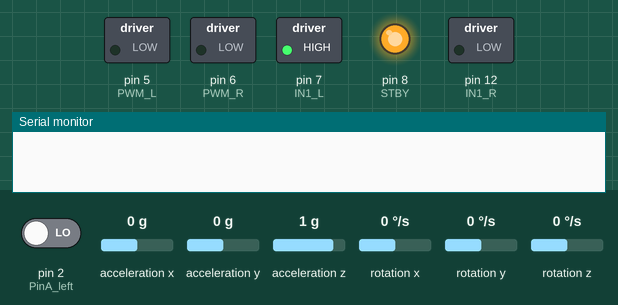
A sketch run on a simulated Arduino Uno, built with avr-gcc and run on an emulated ATmega328P. Parts: switched loads named in the sketch (green lamp = pin HIGH), output pins drawn as LEDs (lit = HIGH), the last lines printed to the serial monitor. The test bench sets the inputs (shaded band); at power-on: pin 2 (PinA_left) LOW, acceleration x 0 g, acceleration y 0 g, acceleration z 1 g, rotation x 0 °/s, rotation y 0 °/s, rotation z 0 °/s.

Above: at 0.1 s.
At 3.2 s:
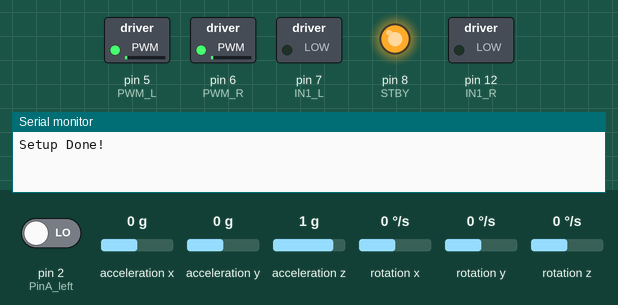
Timing chart, 0 to 4.7 s (numbered marks = the images above):
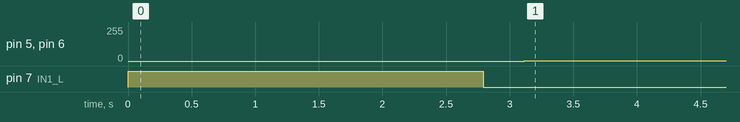

The sketch:

base_lab2.ino
```cpp
/* Include necessary header files */
#include <Wire.h>
#include <MsTimer2.h>
#include "I2Cdev.h"
#include "MPU6050.h"
#include <math.h>

#include <SoftwareSerial.h>
SoftwareSerial BTserial(10, 13); // RX | TX
// Connect the HC-06 TX to the Arduino RX on pin 10.
// Connect the HC-06 RX to the Arduino TX on pin 13.

/* TB6612FNG motor driver signal pins */
#define IN1_L 7
#define IN1_R 12
#define PWM_L 5
#define PWM_R 6
#define STBY 8

/* Encoder count signal pins */
#define PinA_left 2
#define PinA_right 4

/* Sensor Reading Variables */
MPU6050 mpu; //Instantiate a MPU6050 object with the object name MPU.
int16_t ax, ay, az, gx, gy, gz; // Variables for IMU readings
volatile long right_encoder = 0;
volatile long left_encoder = 0;
/*
 The volatile long type is used to ensure that the value is valid when the external
 interrupt pulse count value is used in other functions
 */
float num_of_encoder_counts_per_rev = 780.0;
float thousand_by_num_of_encoder_counts_per_rev = 1000.0/num_of_encoder_counts_per_rev;

/* State measurement */
float meas_ax, meas_ay, meas_az, meas_wx, meas_wy, meas_wz;
float theta_filt_prev, alpha, beta, theta_dot_prev;

/* Controller variables */
float x_ref[4]={0.0,0.0,0.0,0.0};
float k_fb[4]={0.0,0.0,0.0,0.0};
float thetaValLeft=0.0;

/* IMU Callibration Variables */
long gyroXCalli = -274, gyroYCalli = -4, gyroZCalli = -89; // Obtained by callibrating gyroscope values
long accelXCalli = 2, accelYCalli = 174, accelZCalli = (16316 - 16384); // Obtained by callibrating accelerometer values

/* Motor PWM Input Values */
long motor_left = 0;
long motor_right = 0;

/* Time variables */
unsigned long time, prev_time;
unsigned long prev_time_encoder = 0;
unsigned long startTime_left = 0;
unsigned long startTime_right = 0;
int sampling_rate = 5; // in milliseconds

/* Encoder to speed measurement variables */

int encoder_count_max = 20;
float motor_left_ang_vel = 0;
float motor_right_ang_vel = 0;

/* Robot parameters */

float wheel_rad = 0.0335; // radius of the wheel in metres
float lat_dist = 0.194; // distance between ends of the wheels in metres

/********************Initialization settings********************/
void setup() {

  /* TB6612FNGN Motor Driver module control signal initialization */
  pinMode(IN1_L, OUTPUT); //Control the direction of motor 1, 1 is forward, 0 is reverse
  pinMode(IN1_R, OUTPUT); //Control the direction of motor 1, 1 is forward, 0 is reverse
  pinMode(PWM_L, OUTPUT); //PWM of left motor
  pinMode(PWM_R, OUTPUT); //PWM of right motor
  pinMode(STBY, OUTPUT); //enable TB6612FNG

  /* Initializing motor drive module */
  digitalWrite(IN1_L, HIGH);
  digitalWrite(IN1_R, LOW);
  digitalWrite(STBY, HIGH);
  analogWrite(PWM_L, 0);
  analogWrite(PWM_R, 0);

  /* Initialize I2C bus */
  Wire.begin(); //Add I2C bus sequence
  Serial.begin(57600); //Open the serial port and set the baud rate
  delay(1500);
  mpu.initialize(); //Initialization MPU6050
  delay(2);

  /*
   Uncomment the next two lines only once and store the callibration values in the
   global variables defined for callibration
  */
//  callibrateGyroValues();
//  callibrateAccelValues();

  time = millis();
  startTime_left = millis();
  startTime_right = millis();

  /* Interrupt function to count the encoder pulses */
  attachInterrupt(digitalPinToInterrupt(PinA_left), encoder_left, CHANGE);
  /*
  Timing interrupt settings, using MsTimer2. Because PWM uses a timer to control the
  duty cycle, it is important to look at the pin port corresponding to the timer when
  using timer.
  */
  MsTimer2::set(sampling_rate, mainfunc);
  MsTimer2::start();

  // initialize variables
  prev_time = time;
  theta_filt_prev = 0.0;
  theta_dot_prev = 0.0;
  alpha = 0.98; beta = 0.8;
  k_fb[0] = 0.0707; k_fb[1]= 1.6866; k_fb[2] = -171.1; k_fb[3] = -4.0;

  Serial.print("Setup Done!\n");

  BTserial.begin(57600);
}

/***************************************************************************************/
/*
 This section contains functions that you can use to build your controllers
*/
/***************************************************************************************/

/*
encoder_left() counts encoder pulses of the left wheel motor and stores it in a
global variable 'left_encoder'
*/
void encoder_left(){left_encoder++;}

/*
encoder_right() counts encoder pulses of the right wheel motor and stores it in a
global variable 'right_encoder'
*/
void encoder_right(){right_encoder++;}


/*
SetLeftWheelSpeed() takes one input which will be set as the PWM input to the left motor.
If the value is outside the range (-255,255), then the input will be saturated and the
motor PWM will be set. The value is also written to the global variable 'motor_left'
*/
void SetLeftWheelSpeed(double speed_val)
{
  // Saturate the input to the range (-255,255)
  if (speed_val > 255) { speed_val = 255; }
  else if (speed_val < -255) { speed_val = -255; }

  motor_left = speed_val;

  if (speed_val < 0)
  {
    digitalWrite(IN1_L, 1);
    analogWrite(PWM_L, -speed_val);
  }
  else
  {
    digitalWrite(IN1_L, 0);
    analogWrite(PWM_L, speed_val);
  }
}

/*
SetRightWheelSpeed() takes one input which will be set as the PWM input to the right motor.
If the value is outside the range (-255,255), then the input will be saturated and the
motor PWM will be set. The value is also written to the global variable 'motor_right'
*/
void SetRightWheelSpeed(double speed_val)
{
  // Saturate the input to the range (-255,255)
  if (speed_val > 255) { speed_val = 255; }
  else if (speed_val < -255) { speed_val = -255; }

  motor_right = speed_val;

  if (speed_val < 0)
  {
    digitalWrite(IN1_R, 1);
    analogWrite(PWM_R, -speed_val);
  }
  else
  {
    digitalWrite(IN1_R, 0);
    analogWrite(PWM_R, speed_val);
  }
}

/*
readIMU() creates an MPU6050 class object and calls the function to read the six axis IMU.
The values are stored in the global variables ax,ay,az,gx,gy,gz where ax,ay,az are the
accelerometer readings and gx,gy,gz are the gyroscope readings.
*/
void readIMU()
{
  MPU6050 mpu_obj;
  mpu_obj.getMotion6(&ax,&ay,&az,&gx,&gy,&gz);
  ax -= accelXCalli; ay -= accelYCalli; az -= accelZCalli;
  gx -= gyroXCalli; gy -= gyroYCalli; gz -= gyroZCalli;
}

void getActualIMU()
{
    meas_ax = (float) ax*9.8066/16384.0;
    meas_ay = (float) ay*9.8066/16384.0;
    meas_az = (float) az*9.8066/16384.0;
    meas_wx = (float) gx *  3.1415 / (180.0 * 131.0);
    meas_wy = (float) gy *  3.1415 / (180.0 * 131.0);
    meas_wz = (float) gz *  3.1415 / (180.0 * 131.0);
}

/*
readEncoder() takes the encoder pulse counts and calculates the angular velocities of the
wheels and stores it in the global variables 'motor_left_ang_vel' and 'motor_right_ang_vel'
*/
void readEncoder()
{
  // Encoder Calculations
  // angular velocity = (encoder_reading/num_of_counts_per_rotation)*(2*pi/sampling_time)

  motor_left_ang_vel = (float) 2 * 3.1415 * left_encoder * (float)thousand_by_num_of_encoder_counts_per_rev / (float)(time - startTime_left);
  if (motor_left < 0){
    motor_left_ang_vel = -motor_left_ang_vel;}
  startTime_left = time;
  left_encoder = 0;

  motor_right_ang_vel = motor_left_ang_vel;

//  motor_right_ang_vel = (float) 2 * 3.1415 * right_encoder * (float)thousand_by_num_of_encoder_counts_per_rev / (float)(time - startTime_right);
//  if (motor_right < 0){
//    motor_right_ang_vel = -motor_right_ang_vel;}
//  startTime_right = time;
//  right_encoder = 0;
}

/*
printIMU() prints the IMU readings to the serial monitor in the following format:
ax,ay,az,gx,gy,gz
*/
void printIMU()
{
  Serial.print(ax);
  Serial.print(',');
  Serial.print(ay);
  Serial.print(',');
  Serial.print(az);
  Serial.print(',');
  Serial.print(gx);
  Serial.print(',');
  Serial.print(gy);
  Serial.print(',');
  Serial.print(gz);
  Serial.print('\n');
}

void printState()
{
  Serial.print(meas_ax);
  Serial.print(',');
  Serial.print(meas_ay);
  Serial.print(',');
  Serial.print(meas_az);
  Serial.print(',');
  Serial.print(meas_wx);
  Serial.print(',');
  Serial.print(meas_wy);
  Serial.print(',');
  Serial.print(meas_wz);
  Serial.print('\n');
}

/*
printEncoder() prints the encoder readings to the serial monitor in the following format:
motor_left_ang_vel, motor_right_ang_vel
*/
void printEncoder()
{
  Serial.print(motor_left_ang_vel);
  Serial.print(',');
  Serial.print(motor_right_ang_vel);
  Serial.print('\n');
}

/*
printAllData() prints the IMU readings, encoder readings and PWM inputs to the motor to
the serial monitor in the following format:
ax,ay,az,gx,gy,gz,motor_left_ang_vel,motor_right_ang_vel,motor_left,motor_right
*/
void printAllData()
{
  Serial.print(time);
  Serial.print(',');
  Serial.print(ax);
  Serial.print(',');
  Serial.print(ay);
  Serial.print(',');
  Serial.print(az);
  Serial.print(',');
  Serial.print(gx);
  Serial.print(',');
  Serial.print(gy);
  Serial.print(',');
  Serial.print(gz);
  Serial.print(',');
  Serial.print(motor_left_ang_vel);
  Serial.print(',');
  Serial.print(motor_right_ang_vel);
  Serial.print(',');
  Serial.print(motor_left);
  Serial.print(',');
  Serial.print(motor_right);
  Serial.print('\n');
}

/*
callibrateGyroValues() gets the gyroscope readings n times and calculates the average of
the values to find the sensor bias. The callibration values are printed as:
gyroXCalli,gyroYCalli,gyroZCalli
*/
void callibrateGyroValues()
{
    int n = 10000;
    for (int i=0; i < n; i++)
    {
      readIMU();
      gyroXCalli = gyroXCalli + gx;
      gyroYCalli = gyroYCalli + gy;
      gyroZCalli = gyroZCalli + gz;
    }
    gyroXCalli = gyroXCalli/n;
    gyroYCalli = gyroYCalli/n;
    gyroZCalli = gyroZCalli/n;
    Serial.print(gyroXCalli);
    Serial.print(',');
    Serial.print(gyroYCalli);
    Serial.print(',');
    Serial.print(gyroZCalli);
    Serial.print('\n');
}

/*
callibrateAccelValues() gets the accelerometer readings n times and calculates the average of
the values to find the sensor bias. The callibration values are printed as:
accelXCalli,accelYCalli,accelZCalli
*/
void callibrateAccelValues()
{
    int n = 10000;
    for (int i=0; i < n; i++)
    {
      readIMU();
      accelXCalli = accelXCalli + ax;
      accelYCalli = accelYCalli + ay;
      accelZCalli = accelZCalli + az;
    }
    accelXCalli = accelXCalli/n;
    accelYCalli = accelYCalli/n;
    accelZCalli = accelZCalli/n;
    Serial.print(accelXCalli);
    Serial.print(',');
    Serial.print(accelYCalli);
    Serial.print(',');
    Serial.print(accelZCalli);
    Serial.print('\n');
}

/***************************************************************************************/
/***************** Write your custom variables and functions below *********************/
/***************************************************************************************/


/*
mainfunc() is the function that is called at your specified sampling rate. The default
sampling rate is 5ms. This function will be called at every sampling instance.
*/
void mainfunc()
{
  /* Do not modify begins*/
  sei();
  time = millis();
  if (time - prev_time_encoder >= encoder_count_max)
  {
    readEncoder();
    prev_time_encoder = time;
  }
  readIMU();
  getActualIMU();
  /* Do not modify ends*/
  /*Write your code below*/
//  Serial.println("Printing th/rough USB Serial Port");
//  BTserial.println(/"Printing through Bluetooth");

  // Complementary filter
  float theta_acc = atan2( meas_ay , sqrt(meas_ax*meas_ax + meas_az*meas_az) );
  float theta_filt = alpha*( theta_filt_prev + ((float) time - prev_time)*meas_wx/1000.0 ) + (1.0-alpha)*theta_acc;

  // estimate full state
  float theta_dot = beta*meas_wx + (1-beta)*theta_dot_prev;
  thetaValLeft += (float) motor_left_ang_vel * (time - prev_time) / 1000.0;
  float x_meas = -wheel_rad*thetaValLeft;
  float xdot_meas = -wheel_rad*motor_left_ang_vel;

  BTserial.print(meas_wx);
  BTserial.print(",");
  BTserial.println(theta_dot);

  // calc errors
  float x_err = x_meas - x_ref[0];
  float xdot_err = xdot_meas - x_ref[1];
  float theta_err = theta_filt - x_ref[2];
  float thetadot_err = theta_dot - x_ref[3];

  // calc control effort
  float volt = -k_fb[0]*x_err - k_fb[1]*xdot_err - k_fb[2]*theta_err - k_fb[3]*thetadot_err;
  float pwm = max(min(volt / 8.0 * 255.0, 255.0), -255.0);
  SetLeftWheelSpeed(pwm);
  SetRightWheelSpeed(pwm);

//  BTserial.print(-k_fb[2]*theta_err);
//  BTserial.print(",");
//  BTserial.println(-k_fb[3]*thetadot_err);
////  BTserial.println(',');
//  BTserial.println('\n');

  theta_filt_prev = theta_filt;
  theta_dot_prev = theta_dot;
  prev_time = time;
  /***********************/
}

void loop()
{

}
```

Measured:
- by itself, pin 5 (PWM_L), pin 6 (PWM_R): 0/255 → 3/255 at 3.1 s
- by itself, pin 7 (IN1_L): HIGH → LOW at 2.8 s
